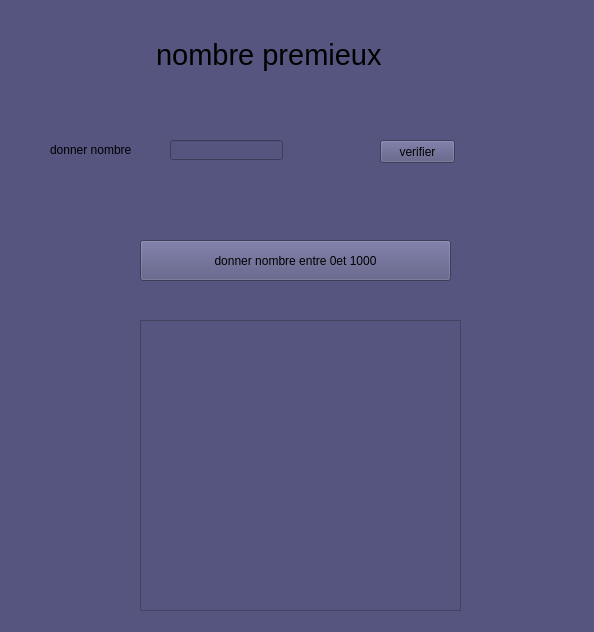
<?xml version="1.0" encoding="UTF-8"?>
<ui version="4.0">
 <class>Form</class>
 <widget class="QWidget" name="Form">
  <property name="geometry">
   <rect>
    <x>0</x>
    <y>0</y>
    <width>594</width>
    <height>632</height>
   </rect>
  </property>
  <property name="windowTitle">
   <string>Form</string>
  </property>
  <property name="toolTip">
   <string>&lt;html&gt;&lt;head/&gt;&lt;body&gt;&lt;p&gt;&lt;span style=&quot; font-size:14pt; color:#55557f;&quot;&gt;donner un nombre premieur&lt;/span&gt;&lt;/p&gt;&lt;p&gt;&lt;span style=&quot; color:#55557f;&quot;&gt;&lt;br/&gt;&lt;/span&gt;&lt;/p&gt;&lt;p&gt;&lt;span style=&quot; color:#55557f;&quot;&gt;&lt;br/&gt;&lt;/span&gt;&lt;/p&gt;&lt;/body&gt;&lt;/html&gt;</string>
  </property>
  <property name="styleSheet">
   <string notr="true">background-color: rgb(85, 85, 127);</string>
  </property>
  <widget class="QLabel" name="label">
   <property name="geometry">
    <rect>
     <x>156</x>
     <y>30</y>
     <width>261</width>
     <height>51</height>
    </rect>
   </property>
   <property name="text">
    <string>&lt;html&gt;&lt;head/&gt;&lt;body&gt;&lt;p&gt;&lt;span style=&quot; font-size:22pt;&quot;&gt;nombre premieux&lt;/span&gt;&lt;/p&gt;&lt;/body&gt;&lt;/html&gt;</string>
   </property>
  </widget>
  <widget class="QLabel" name="label_2">
   <property name="geometry">
    <rect>
     <x>50</x>
     <y>140</y>
     <width>131</width>
     <height>20</height>
    </rect>
   </property>
   <property name="text">
    <string>&lt;html&gt;&lt;head/&gt;&lt;body&gt;&lt;p&gt;donner nombre&lt;/p&gt;&lt;/body&gt;&lt;/html&gt;</string>
   </property>
  </widget>
  <widget class="QLineEdit" name="b_res">
   <property name="geometry">
    <rect>
     <x>170</x>
     <y>140</y>
     <width>113</width>
     <height>20</height>
    </rect>
   </property>
  </widget>
  <widget class="QPushButton" name="b_affiche">
   <property name="geometry">
    <rect>
     <x>380</x>
     <y>140</y>
     <width>75</width>
     <height>23</height>
    </rect>
   </property>
   <property name="text">
    <string>verifier</string>
   </property>
  </widget>
  <widget class="QTextEdit" name="message">
   <property name="geometry">
    <rect>
     <x>140</x>
     <y>320</y>
     <width>321</width>
     <height>291</height>
    </rect>
   </property>
  </widget>
  <widget class="QPushButton" name="buton">
   <property name="geometry">
    <rect>
     <x>140</x>
     <y>240</y>
     <width>311</width>
     <height>41</height>
    </rect>
   </property>
   <property name="text">
    <string>donner nombre entre 0et 1000</string>
   </property>
  </widget>
 </widget>
 <resources/>
 <connections/>
</ui>
